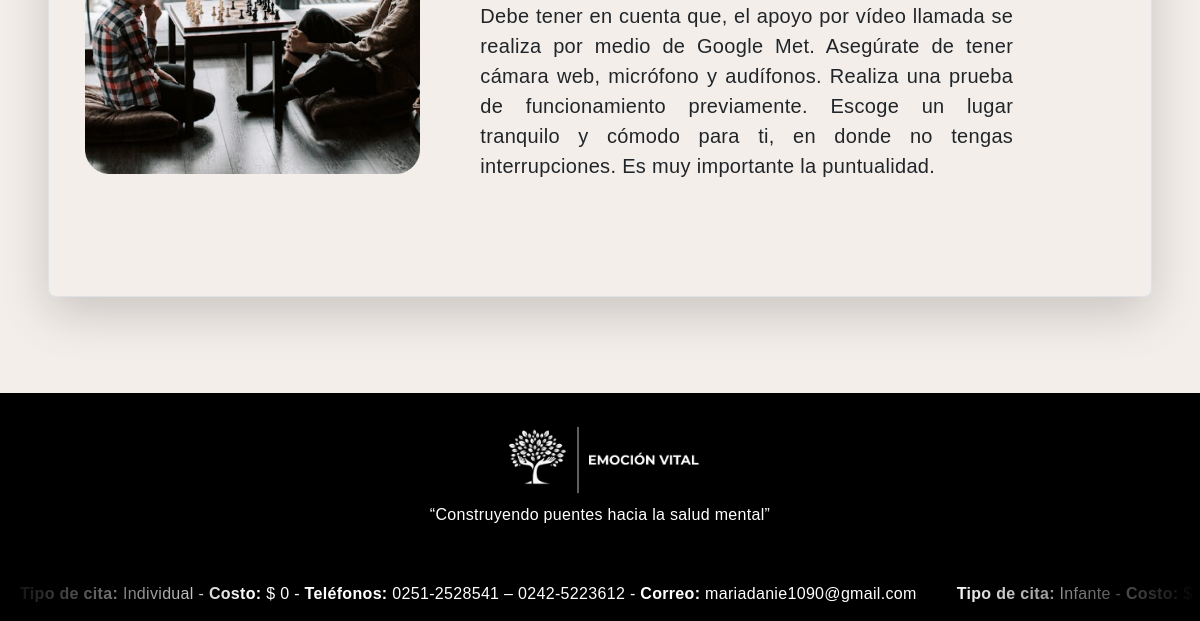
Before: / (lower part) with the older database file.
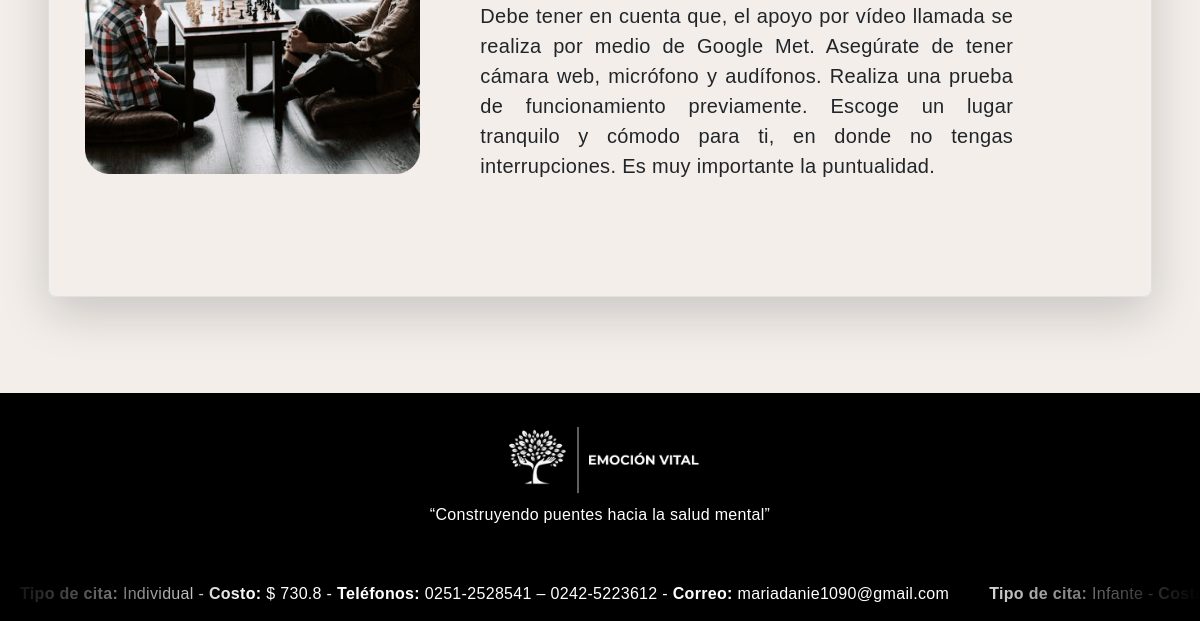
After: the same page with the newer database file.
### tables this page shows
CREATE TABLE `tipo_cita` (
  `Id_TipoCita` int(11) NOT NULL,
  `Tipo_Cita` varchar(20) NOT NULL,
  `Costo` float NOT NULL,
  `Status` enum('Activo','Inactivo') NOT NULL,
  `Fecha_Registro` datetime NOT NULL
);

### Index.php (the view, shortened to what this page needs)
<!DOCTYPE html>
<html lang="es">
<head>
  <link href="https://cdn.jsdelivr.net/npm/bootstrap@5.3.2/dist/css/bootstrap.min.css" rel="stylesheet">
  <link rel="stylesheet" href="https://cdnjs.cloudflare.com/ajax/libs/remixicon/4.2.0/remixicon.min.css">
  <link href="CSS/Blog.css" rel="stylesheet">
  <link href="CSS/navbar.css" rel="stylesheet">
  <link rel="stylesheet" href="https://cdn.jsdelivr.net/npm/flatpickr/dist/flatpickr.min.css">
    <link rel="stylesheet" href="https://cdnjs.cloudflare.com/ajax/libs/toastr.js/latest/toastr.min.css">
</head>
<body>
  <section id="seccion5" class="p-5">
    <div class="container my-5">
      <div class="row p-4 pb-0 pe-lg-0 pt-lg-5 align-items-center rounded-3 border shadow-lg contenedor-principal">
        <div class="col-lg-4">
          <div class="contenedor-imagen">
            <img class="imagen-responsiva" src="Imagenes/imagen modalidad.png" alt="Imagen Modalidad">
          </div>
        </div>
        <div class="col-lg-7 p-3 p-lg-5 pt-lg-3">
          <p class="lead text-justify">
            <br>
            Debe tener en cuenta que, el apoyo por vídeo llamada se realiza por medio de Google Met.
            Asegúrate de tener cámara web, micrófono y audífonos.
            Realiza una prueba de funcionamiento previamente.
            Escoge un lugar tranquilo y cómodo para ti, en donde no tengas interrupciones.
            Es muy importante la puntualidad.
          </p>
        </div>
      </div>
    </div>
  </section>
  <footer id="Footer" class="p-4 text-center">
    <div class="containerf">
            <img src="Imagenes/LOGO FULL BLANCO2.png" alt="logofooter" class="" style="max-width: 200px;">
                <div class="text-content">
                    <p>
                    “Construyendo puentes hacia la salud mental”
                    </p>
                </div>
    </div>
</footer>
  <div class="carrusel">
    <div class="carrusel-slide">
      <?php
      include_once('Configuracion/Conexion_BD.php');
      $Consulta = "SELECT Tipo_Cita, Costo FROM tipo_cita WHERE Status = 'Activo'";
      $Resultado = $Conexion->query($Consulta);
      if ($Resultado->num_rows > 0) {
        while ($fila = $Resultado->fetch_assoc()) {
          $tipoCita = $fila['Tipo_Cita'];
          $costo = $fila['Costo'];
          echo '<div class="carrusel-item">';
          echo '<p><strong>Tipo de cita:</strong> ' . $tipoCita . ' - <strong>Costo:</strong> $ '  . $costo .  '  - <strong>Teléfonos:</strong> 0251-2528541 – 0242-5223612  -   <strong>Correo:</strong> mariadanie1090@gmail.com
          </p>';
          echo '</div>';
        }
      }
      ?>
    </div>
  </div>
</body>
</html>

### CSS/Blog.css (style rules this page uses)
#seccion5 { background-color: #F3EEEA; }
#Footer { background-color: #333533; }
html, body { box-sizing: border-box; overflow-x: hidden; }
#seccion5 { min-height: 100vh; max-height: fit-content; display: flex; justify-content: center; align-items: center; flex-wrap: wrap; }
#Footer { color: white; text-align: center; background-color: #000; }
.contenedor-principal { min-height: 90vh; }
.contenedor-imagen { display: flex; justify-content: center; align-items: center; height: 100%; }
.imagen-responsiva { max-width: 100%; height: auto; margin-bottom: 20px; background-color: transparent; }
.lead { text-align: justify; }
* { margin: 0; padding: 0; box-sizing: border-box; }
body { background: #f2f2f2; font-family: Arial, sans-serif; }
.carrusel { overflow: hidden; padding: 10px 0; background: black; white-space: nowrap; position: relative; }
.carrusel:before, .carrusel:after { position: absolute; top: 0; width: 250px; height: 100%; content: ""; z-index: 2; }
.carrusel:before { left: 0; background: linear-gradient(to left, rgba(0, 0, 0, 0), black); }
.carrusel:after { right: 0; background: linear-gradient(to right, rgba(0, 0, 0, 0), black); }
.carrusel-slide { display: flex; animation: 10s slide linear infinite; }
.carrusel-item { flex: 0 0 auto; padding: 0 20px; text-align: center; white-space: nowrap; color: white; }
.carrusel-item p { margin: 5px 0; }

### CSS/navbar.css (style rules this page uses)
:root { --header-height: 3rem; --white-color: hsl(0, 0%, 100%); --verde-color: rgba(65, 68, 64, 0.8); --body-font: "Barlow Condensed", sans-serif; --letter-spacing: 0.02em; --h1-font-size: 2rem; --normal-font-size: 1rem; --font-regular: bold; --font-medium: bold; --z-tooltip: 10; --z-fixed: 100; }
@media screen and (min-width: 1150px) { :root { --normal-font-size: 1rem; } }
* { box-sizing: border-box; padding: 0; margin: 0; }
html { scroll-behavior: smooth; }
body { font-family: var(--body-font); font-size: var(--normal-font-size); letter-spacing: var(--letter-spacing); background-color: var(--white-color); }
.container { max-width: 1120px; margin-inline: 1.5rem; }
@media screen and (min-width: 1150px) { .container { margin-inline: auto; } }

Changed rows visible on the page:
changed tipo_cita "Individual": Costo "0" → "730.8"
